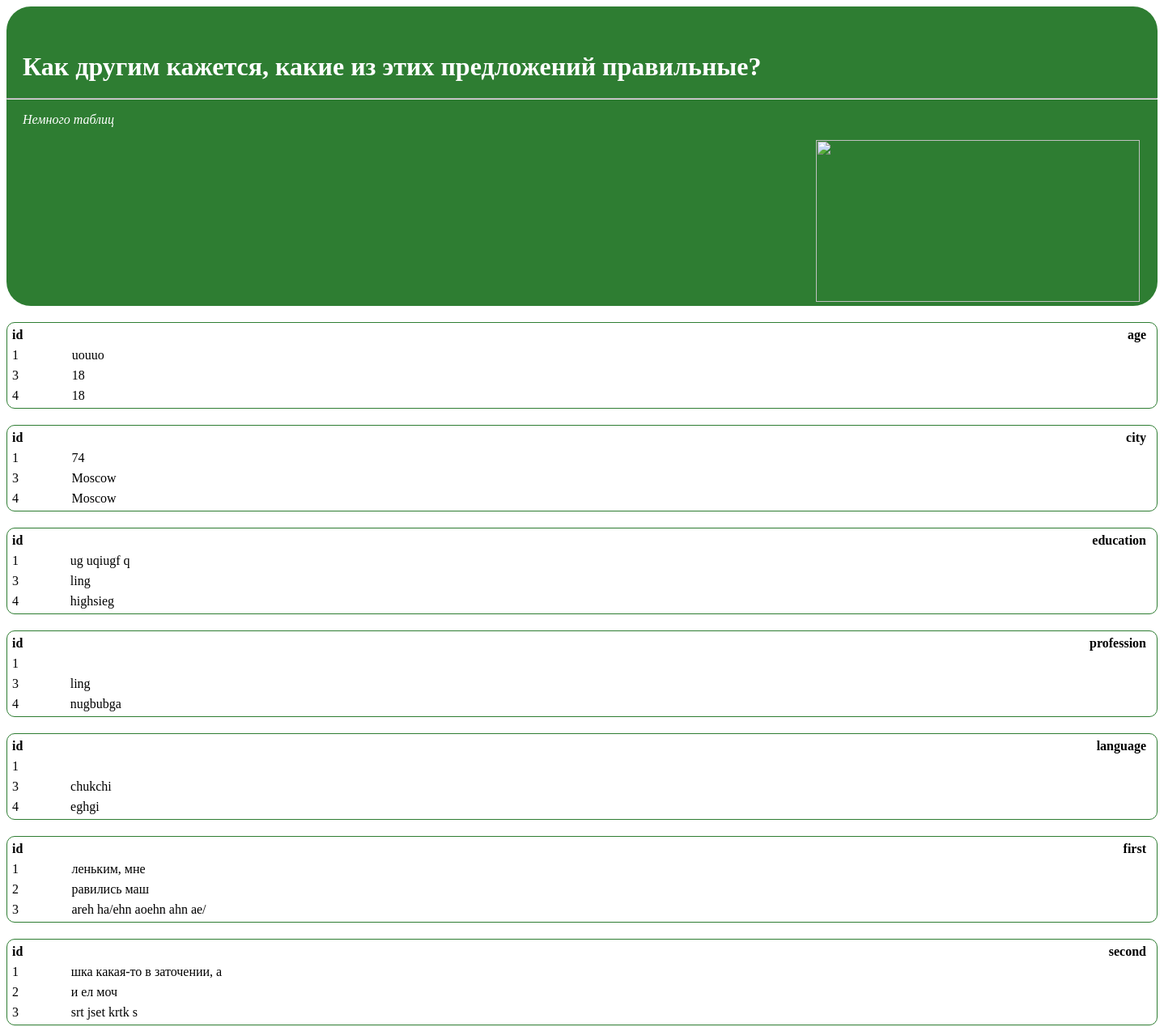
/stats (upper part), run on an earlier commit of the app's database.
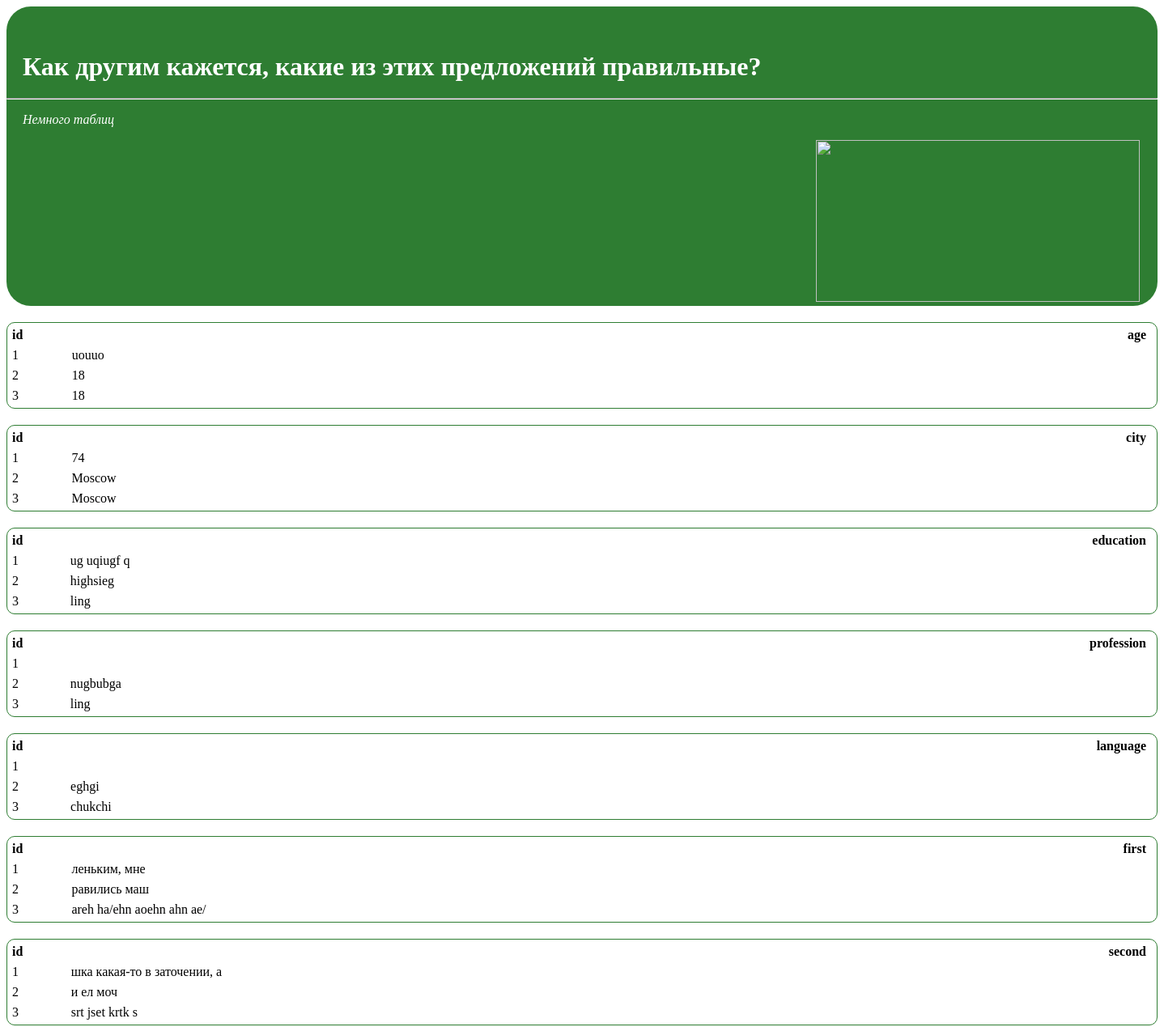
And on a later commit of the database.
### tables this page shows
CREATE TABLE "answers" (
	`id`	INTEGER PRIMARY KEY AUTOINCREMENT,
	`age`	TEXT,
	`city`	TEXT,
	`education`	TEXT,
	`profession`	TEXT,
	`language`	TEXT
);

CREATE TABLE "sentences" (
	`id`	INTEGER PRIMARY KEY AUTOINCREMENT,
	`first`	TEXT,
	`second`	TEXT,
	`third`	TEXT,
	`fourth`	TEXT,
	`fifth`	TEXT,
	`sixth`	TEXT,
	`seventh`	TEXT,
	`eigth`	TEXT,
	`nineth`	TEXT,
	`tenth`	TEXT,
	`eleventh`	TEXT,
	`twelfth`	TEXT,
	`thirteenth`	TEXT,
	`fourteenth`	TEXT,
	`fifteenth`	TEXT
);

### to_chto.py (the view)
@app.route('/stats')
def show_stats():
    conn = sqlite3.connect('sql_answers.db')
    cur = conn.cursor()
    tables = []
    params_1 = ['age', 'city', 'education', 'profession', 'language']
    params_2 = ['first', 'second', 'third', 'fourth', 'fifth', 'sixth', 'seventh', 'eigth', 'nineth', 'tenth', 'eleventh', 'twelfth', 'thirteenth', 'fourteenth', 'fifteenth']
    for param in params_1:
        cur.execute('SELECT id, ' + str(param) + ' FROM answers')
        tables.append(['id', str(param), cur.fetchall()])
    for param in params_2:
        cur.execute('SELECT id, ' + str(param) + ' FROM sentences')
        tables.append(['id', str(param), cur.fetchall()])
    return render_template('statistics_page.html', data=tables)

### templates/statistics_page.html (shortened to what this page needs)
<!DOCTYPE html>
<html lang="ru">
	<head>
	</head>
	<body>
		<header style="background-color:#2E7D32; border-radius: 30px 30px 30px 30px; ">
			<div class="container">
				<div class="row">
					<div class="col-md-4">
						<br/><br/>
						<h1 style="color:white; margin:20px 20px 20px 20px;">Как другим кажется, какие из этих предложений правильные?</h1>
						<hr>
						<p><i style="color:white; margin:20px 20px 0px 20px;">Немного таблиц</i></p>
	                </div>
					<div class="col-md-4">
        	            <img src="{{url_for('static', filename='H3sot.jpg')}}" title="Аж трясёт" alt="" style="height:200px; width:400px; margin:0px 20px 5px 1000px; " >
					</div>
	            </div>
			</div>
		</header>
 		<table style="width:100%">
 			{% for d in data %}
 				<table style="width:100%; border: 1px solid #2E7D32; border-radius: 10px 10px 10px 10px; margin:20px 0px 20px 0px; text-align: left; border-spacing: 5px;">
 					<tr>
 						<th width="5%">{{ d[0] }}<th>
 						<th width="95%">{{ d[1] }}<th>
 					</tr>
 					{% for each in d[2] %}
 						<tr>
 							<td width="5%">{{ each[0] }}</td>
 							<td width="95%">{{ each[1] }}</td>
 						</tr>
 					{% endfor %}
 				</table>
 			{% endfor %}
 		</table>
	</body>
</html>

What changed in the data, as far as the page shows it:
removed answers: id "4", age "18", city "Moscow", education "highsieg", profession "nugbubga", language "eghgi"
added answers: id "2", age "18", city "Moscow", education "highsieg", profession "nugbubga", language "eghgi"
